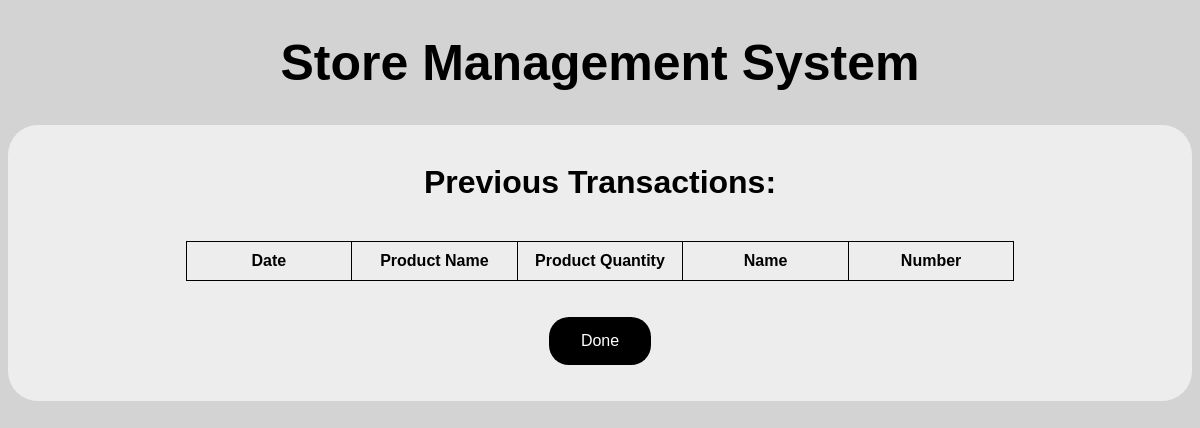
Before: /product/1 with the older database file.
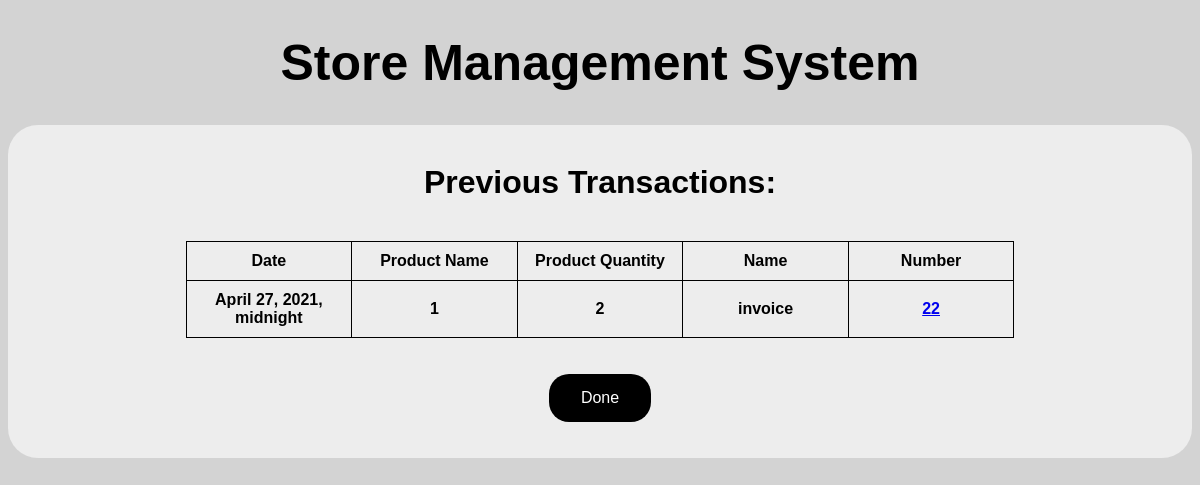
After: the same page with the newer database file.
### storedb/models.py (models this page shows, shortened)
class Transactions(models.Model):
    date = models.DateTimeField()
    prod_name = models.CharField(max_length=30)
    prod_quant = models.IntegerField()
    name = models.CharField(max_length=20)
    number = models.CharField(max_length=15)

### storedb/views.py (the view)
# urls.py: path('product/<prod_name>', views.product_trans),
def product_trans(request, prod_name):
    prod_trans_list = Transactions.objects.order_by('-id').filter(prod_name=prod_name)
    return render(request, 'prod_trans_list.html', {'prod_trans_list': prod_trans_list})

### storedb/templates/prod_trans_list.html (shortened to what this page needs)
{% extends "base.html" %}
{% block content %}
<center>
    <h1>Previous Transactions:</h1><br>
<table>
       <tr>
           <td>Date</td>
           <td>Product Name</td>
           <td>Product Quantity</td>
           <td>Name</td>
           <td>Number</td>
       </tr>
{% for t in prod_trans_list %}
        <tr>
            <td>{{t.date}}</td>
            <td>{{t.prod_name}}</td>
            <td>{{t.prod_quant}}</td>
            <td>{{t.name}}</td>
            <td><a href="{{t.name}}/{{t.number}}">{{t.number}}</a></td>
        </tr>
{% endfor %}
</table><br><br>
<form action="cancel" method="post">
            <button type="submit">Done</button>
    </form>
<br><br>
{% endblock content %}

Changed rows visible on the page:
added Transactions: date "April 27, 2021, midnight", prod_name "1", prod_quant "2", name "invoice", number "22"
